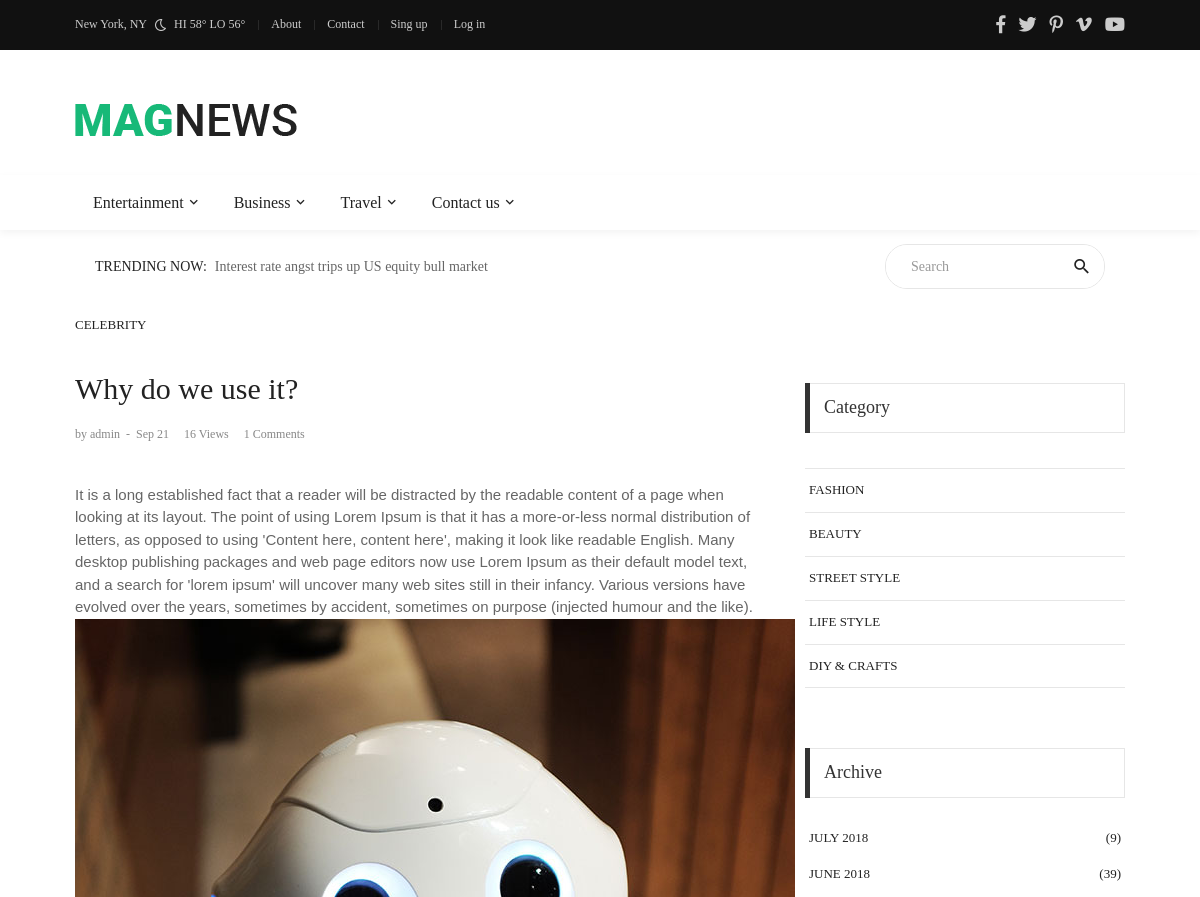
The page /post/3 (upper part) on the database as committed earlier.
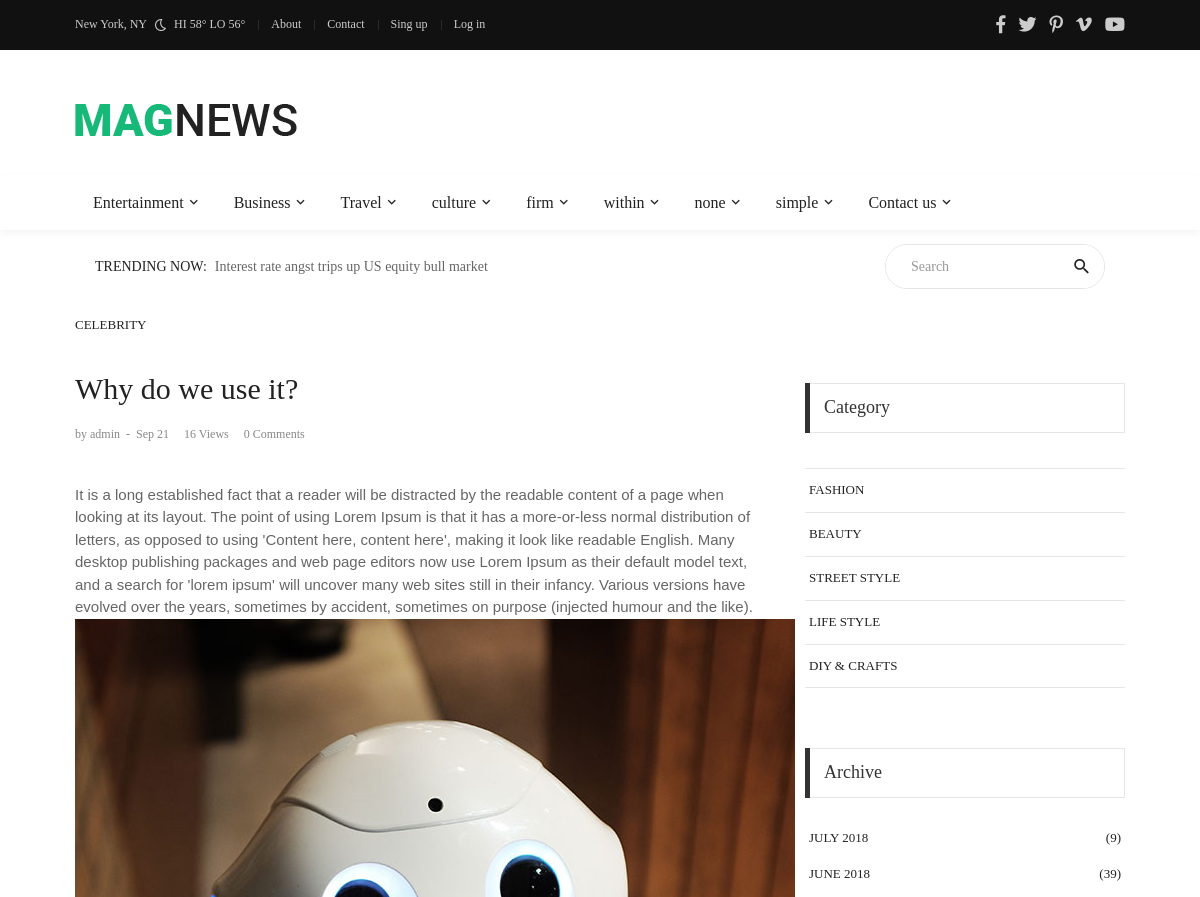
The same page on the database as committed later.
### blog/models.py (models this page shows, shortened)
class CategoryParent(models.Model):
    title = models.CharField(max_length=100)

class Post(models.Model):
    user = models.ForeignKey(User, on_delete=models.CASCADE)
    category = models.ForeignKey(Category, on_delete=models.CASCADE)
    title = models.CharField(max_length=300)
    content = RichTextField()
    image = models.ImageField(upload_to='blog/images/', blank=True)
    created_at = models.DateTimeField(auto_now_add=True)
    updated_at = models.DateTimeField(auto_now=True)
    views = models.IntegerField(default=0)

class Category(models.Model):
    title = models.CharField(max_length=300)
    parent = models.ForeignKey(CategoryParent, on_delete=models.CASCADE, null=True)
    def __str__(self) -> str:
        return self.title

### blog/views.py (the view)
# urls.py: path('post/<int:post_id>', views.post_detail, name='post_detail'),
def post_detail(request, post_id):
    post = Post.objects.get(pk=post_id)
    post.views += 1
    post.save()
    popular_posts = Post.objects.all().order_by('-views')[:4]
    if post is None:
        raise Http404("Post does not exist")
    context = {
        'post': post,
        'popular_posts': popular_posts,
    }
    return render(request, 'blog/blog-detail-01.html', context=context)

### blog/context_processors.py (called while the page is built)
def categories_parents(request):
    categories = CategoryParent.objects.all()
    return {'categories_parents': categories}

def get_tags(request):
    tags = Tag.objects.all()
    return {'tags': tags}

def get_popular_posts(request):
    popular_posts = Post.objects.all().order_by('-views')[:4]
    return {'popular_posts': popular_posts}

### templates/blog/blog-detail-01.html (shortened to what this page needs)
{% extends '../base.html' %}
{% block content %}
	<section class="bg0 p-b-140 p-t-10">
		<div class="container">
			<div class="row justify-content-center">
				<div class="col-md-10 col-lg-8 p-b-30">
					<div class="p-r-10 p-r-0-sr991">
						<div class="p-b-70">
							<a href="#" class="f1-s-10 cl2 hov-cl10 trans-03 text-uppercase">
                                {{ post.category }}
							</a>
							<h3 class="f1-l-3 cl2 p-b-16 p-t-33 respon2">
                                {{ post.title|capfirst }}
							</h3>
							<div class="flex-wr-s-s p-b-40">
								<span class="f1-s-3 cl8 m-r-15">
									<a href="#" class="f1-s-4 cl8 hov-cl10 trans-03">
										by {{ post.user.username }}
									</a>
									<span class="m-rl-3">-</span>
									<span>
										{{ post.created_at|date:"M d" }}
									</span>
								</span>
								<span class="f1-s-3 cl8 m-r-15">
									{{ post.views }} Views
								</span>
								<a href="#" class="f1-s-3 cl8 hov-cl10 trans-03 m-r-15">
									{{ post.comment_set.count }} Comments
								</a>
							</div>
                            {{ post.content|safe }}
						</div>
					</div>
				</div>
				<div class="col-md-10 col-lg-4 p-b-30">
					<div class="p-l-10 p-rl-0-sr991 p-t-70">
						<div class="p-b-60">
							<div class="how2 how2-cl4 flex-s-c">
								<h3 class="f1-m-2 cl3 tab01-title">
									Category
								</h3>
							</div>
							<ul class="p-t-35">
								<li class="how-bor3 p-rl-4">
									<a href="#" class="dis-block f1-s-10 text-uppercase cl2 hov-cl10 trans-03 p-tb-13">
										Fashion
									</a>
								</li>
								<li class="how-bor3 p-rl-4">
									<a href="#" class="dis-block f1-s-10 text-uppercase cl2 hov-cl10 trans-03 p-tb-13">
										Beauty
									</a>
								</li>
								<li class="how-bor3 p-rl-4">
									<a href="#" class="dis-block f1-s-10 text-uppercase cl2 hov-cl10 trans-03 p-tb-13">
										Street Style
									</a>
								</li>
								<li class="how-bor3 p-rl-4">
									<a href="#" class="dis-block f1-s-10 text-uppercase cl2 hov-cl10 trans-03 p-tb-13">
										Life Style
									</a>
								</li>
								<li class="how-bor3 p-rl-4">
									<a href="#" class="dis-block f1-s-10 text-uppercase cl2 hov-cl10 trans-03 p-tb-13">
										DIY & Crafts
									</a>
								</li>
							</ul>
						</div>
						<div class="p-b-37">
							<div class="how2 how2-cl4 flex-s-c">
								<h3 class="f1-m-2 cl3 tab01-title">
									Archive
								</h3>
							</div>
							<ul class="p-t-32">
								<li class="p-rl-4 p-b-19">
									<a href="#" class="flex-wr-sb-c f1-s-10 text-uppercase cl2 hov-cl10 trans-03">
										<span>
											July 2018
										</span>
										<span>
											(9)
										</span>
									</a>
								</li>
								<li class="p-rl-4 p-b-19">
									<a href="#" class="flex-wr-sb-c f1-s-10 text-uppercase cl2 hov-cl10 trans-03">
										<span>
											June 2018
										</span>
										<span>
											(39)
										</span>
									</a>
								</li>
							</ul>
						</div>
					</div>
				</div>
			</div>
		</div>
	</section>
{% endblock %}

### templates/base.html (shortened to what this page needs)
{% load static %}
<!DOCTYPE html>
<html lang="en">
{% include 'partial/header.html' %}
<body class="animsition">
	{% block content %}
    {% endblock %}
</body>
</html>

### templates/partial/header.html (shortened to what this page needs)
{% load static %}
<head>
    <link rel="stylesheet" type="text/css" href="{% static 'vendor/bootstrap/css/bootstrap.min.css' %}">
    <link rel="stylesheet" type="text/css" href="{% static 'fonts/fontawesome-5.0.8/css/fontawesome-all.min.css' %}">
    <link rel="stylesheet" type="text/css" href="{% static 'fonts/iconic/css/material-design-iconic-font.min.css' %}">
    <link rel="stylesheet" type="text/css" href="{% static 'vendor/animate/animate.css' %}">
    <link rel="stylesheet" type="text/css" href="{% static 'vendor/css-hamburgers/hamburgers.min.css' %}">
    <link rel="stylesheet" type="text/css" href="{% static 'vendor/animsition/css/animsition.min.css' %}">
    <link rel="stylesheet" type="text/css" href="{% static 'css/util.min.css' %}">
    <link rel="stylesheet" type="text/css" href="{% static 'css/main.css' %}">
</head>
<header>
    <div class="container-menu-desktop">
        <div class="topbar">
            <div class="content-topbar container h-100">
                <div class="left-topbar">
						<span class="left-topbar-item flex-wr-s-c">
							<span>
								New York, NY
							</span>
							<img class="m-b-1 m-rl-8" src="{% static 'images/icons/icon-night.png' %}" alt="IMG">
							<span>
								HI 58° LO 56°
							</span>
						</span>
                    <a href="#" class="left-topbar-item">
                        About
                    </a>
                    <a href="#" class="left-topbar-item">
                        Contact
                    </a>
                    <a href="#" class="left-topbar-item">
                        Sing up
                    </a>
                    <a href="#" class="left-topbar-item">
                        Log in
                    </a>
                </div>
                <div class="right-topbar">
                    <a href="#">
                        <span class="fab fa-facebook-f"></span>
                    </a>
                    <a href="#">
                        <span class="fab fa-twitter"></span>
                    </a>
                    <a href="#">
                        <span class="fab fa-pinterest-p"></span>
                    </a>
                    <a href="#">
                        <span class="fab fa-vimeo-v"></span>
                    </a>
                    <a href="#">
                        <span class="fab fa-youtube"></span>
                    </a>
                </div>
            </div>
        </div>
        <div class="wrap-logo container">
            <div class="logo">
                <a href="{% url 'index' %}"><img src="{% static 'images/icons/logo-01.png' %}" alt="LOGO"></a>
            </div>
        </div>
        <div class="wrap-main-nav">
            <div class="main-nav">
                <nav class="menu-desktop">
                    <ul class="main-menu">
                        {% for cate_parent in categories_parents %}
                            <li class="mega-menu-item">
                                <a href="">{{ cate_parent.title }}</a>
                            </li>
                        {% endfor %}
                        <li class="mega-menu-item">
                            <a href="">Contact us</a>
                        </li>
                    </ul>
                </nav>
            </div>
        </div>
    </div>
</header>
<div class="container">
    <div class="bg0 flex-wr-sb-c p-rl-20 p-tb-8">
        <div class="f2-s-1 p-r-30 size-w-0 m-tb-6 flex-wr-s-c">
				<span class="text-uppercase cl2 p-r-8">
					Trending Now:
				</span>
            <span class="dis-inline-block cl6 slide100-txt pos-relative size-w-0" data-in="fadeInDown"
                  data-out="fadeOutDown">
					<span class="dis-inline-block slide100-txt-item animated visible-false">
						Interest rate angst trips up US equity bull market
					</span>
				</span>
        </div>
        <div class="pos-relative size-a-2 bo-1-rad-22 of-hidden bocl11 m-tb-6">
            <input class="f1-s-1 cl6 plh9 s-full p-l-25 p-r-45" type="text" name="search" placeholder="Search">
            <button class="flex-c-c size-a-1 ab-t-r fs-20 cl2 hov-cl10 trans-03">
                <i class="zmdi zmdi-search"></i>
            </button>
        </div>
    </div>
</div>

### templates/partial/footer.html (shortened to what this page needs)
{% load static %}

Rows that differ between the two databases and show on the page:
added CategoryParent: title "culture"
added CategoryParent: title "firm"
added CategoryParent: title "within"
added CategoryParent: title "none"
added CategoryParent: title "simple"
computed for Post "Why do we use it?": comment_set.count "1" → "0"
